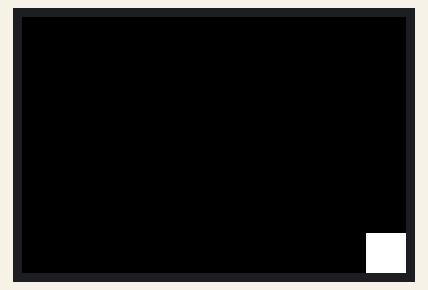
A sketch run on a simulated Arduino Uno, built with avr-gcc and run on an emulated ATmega328P. Shown: 96×64 colour display. What the sketch prints to the serial monitor is not drawn.

Above: at 0.2 s.
At 2.3 s:
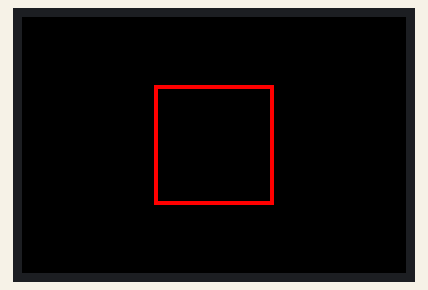
At 4.3 s:
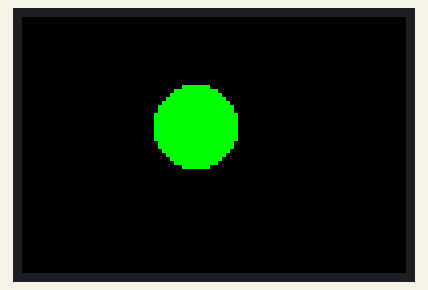

The sketch:

DisplayRefreshTest.ino
```cpp
#include <Adafruit_GFX.h>
#include <Adafruit_SSD1331.h>
#include <SPI.h>

// Define pins for onboard display ssd1331
#define SCLK_PIN  14
#define MOSI_PIN  13
#define CS_PIN    15
#define DC_PIN    16
#define RST_PIN   4

unsigned long startTime;
unsigned long endTime;
unsigned long duration;

// Initialize display
Adafruit_SSD1331 display = Adafruit_SSD1331(CS_PIN, DC_PIN, MOSI_PIN, SCLK_PIN, RST_PIN);

void setup() {
    Serial.begin(115200);
    display.begin();
    display.setTextColor(0xFFFF);
    display.setTextSize(1);
    Serial.println("Display Initialized!");
}

void drawCornersBenchmark() {
    int size = 10;
    int color = 0xFFFF; // White
    int positions[4][2] = {{0, 0}, {display.width() - size, 0}, {0, display.height() - size}, {display.width() - size, display.height() - size}};

    for (int i = 0; i < 4; i++) {
        display.fillScreen(0x0000);
        startTime = millis();
        display.fillRect(positions[i][0], positions[i][1], size, size, color);
        endTime = millis();
        duration = endTime - startTime;
        Serial.print("FillRect "); Serial.print(i + 1); Serial.print(" took: "); Serial.print(duration); Serial.println(" ms");
    }
}

void drawExpandingSquaresBenchmark() {
    int maxSize = min(display.width(), display.height()) / 2;
    int step = 5;
    int color = 0xF800; // Red

    for (int size = step; size <= maxSize; size += step) {
        display.fillScreen(0x0000);
        startTime = millis();
        display.drawRect((display.width() - size) / 2, (display.height() - size) / 2, size, size, color);
        endTime = millis();
        duration = endTime - startTime;
        Serial.print("DrawRect size "); Serial.print(size); Serial.print(" took: "); Serial.print(duration); Serial.println(" ms");
    }
}

void drawCenterPixelComparison() {
    int x = display.width() / 2;
    int y = display.height() / 2;
    int size = 10;
    int color = 0x07E0; // Green

    struct { void (*func)(int, int, int, int, uint16_t); const char* name; } tests[] = {
        {[](int x, int y, int w, int h, uint16_t c) { display.fillRect(x, y, w, h, c); }, "FillRect"},
        {[](int x, int y, int w, int h, uint16_t c) { display.drawRect(x, y, w, h, c); }, "DrawRect"},
        {[](int x, int y, int w, int h, uint16_t c) { display.drawCircle(x, y, w, c); }, "DrawCircle"},
        {[](int x, int y, int w, int h, uint16_t c) { display.fillCircle(x, y, w, c); }, "FillCircle"}
    };

    for (auto& test : tests) {
        display.fillScreen(0x0000);
        startTime = millis();
        test.func(x - size / 2, y - size / 2, size, size, color);
        endTime = millis();
        duration = endTime - startTime;
        Serial.print(test.name); Serial.print(" took: "); Serial.print(duration); Serial.println(" ms");
    }
}

void loop() {
    drawCornersBenchmark();
    delay(2000);
    display.fillScreen(0x0000);
    drawExpandingSquaresBenchmark();
    delay(2000);
    display.fillScreen(0x0000);
    drawCenterPixelComparison();
    delay(5000);
    display.fillScreen(0x0000);
}
```

Measured:
- by itself, everything shown: repeats every 9.1 s, in 4 steps
- what the display in image 1 shows lasts 2.1 s, from 2.2 s to 4.3 s
- what the display in image 2 shows lasts 5.0 s, from 4.3 s to 9.3 s
